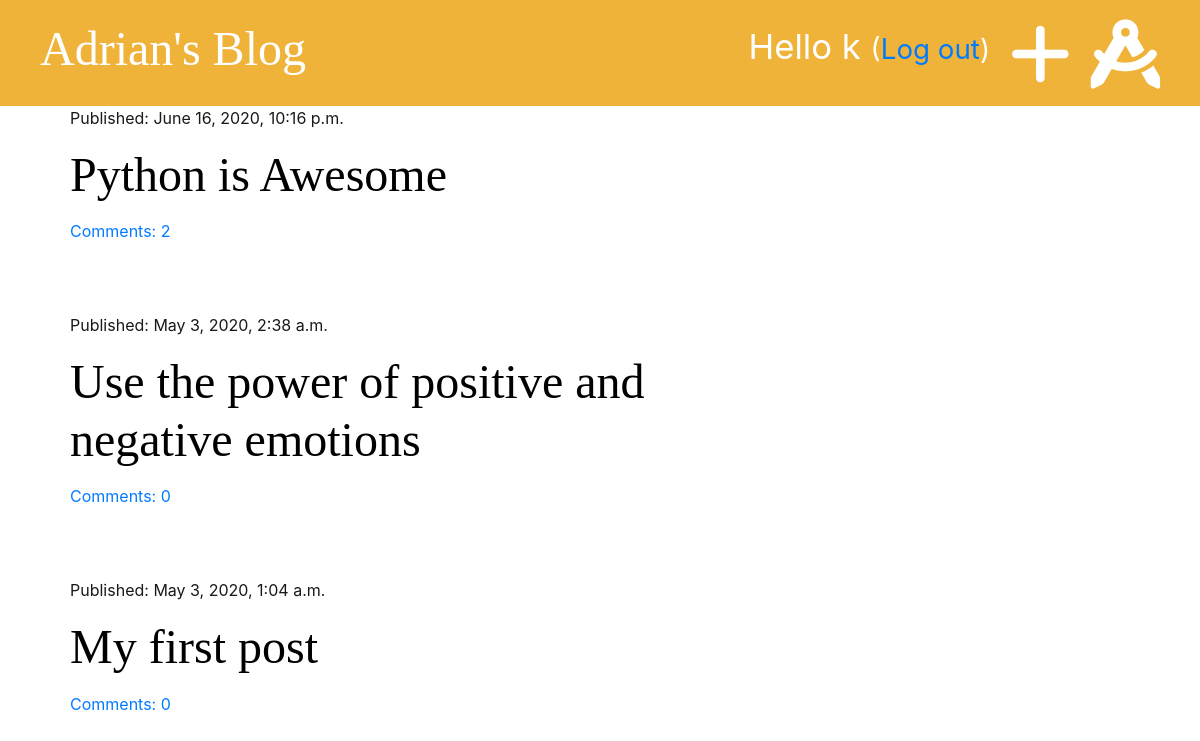
The app's page / (signed in) with its own data.
### blog/models.py (models this page shows, shortened)
class Post(models.Model):
    author = models.ForeignKey('auth.User', on_delete=models.CASCADE)
    title = models.CharField(max_length=200)
    text = models.TextField()
    create_date = models.DateTimeField(default=timezone.now)
    published_date = models.DateTimeField(blank=True, null=True)
    def approved_comments(self):
        return self.comments.filter(approved=True)

### blog/views.py (the view)
# urls.py: path('', views.post_list, name='post_list'),
def post_list(request):
    posts = Post.objects.filter(published_date__lte=timezone.now()).order_by('-published_date')
    stuff_for_frontend = {'posts': posts}
    return render(request, 'blog/post_list.html', stuff_for_frontend)

### blog/templatetags/markdownify.py (called while the page is built)
@register.filter
def markdown(value):
    renderer = HighlightRenderer()
    markdown = mistune.Markdown(renderer=renderer)
    return markdown(value)

### blog/templates/blog/post_list.html (shortened to what this page needs)
{% extends 'blog/base.html' %}
{% load markdownify %}
{% block content %}
    {% for post in posts %}
        <div class="post">
            <div class="date">
                <p>Published: {{ post.published_date }}</p>
            </div>
            <h1><a href="{% url 'post_detail' pk=post.pk %}">{{ post.title }}</a></h1>
            <a href="{% url 'post_detail' pk=post.pk %}">Comments: {{ post.approved_comments.count }}</a>
        </div>
    {% endfor %}
{% endblock %}

### blog/templates/blog/base.html (shortened to what this page needs)
{% load static %}
<!DOCTYPE html>
<html lang="en">
<head>
    <link rel="stylesheet" href="https://stackpath.bootstrapcdn.com/bootstrap/4.4.1/css/bootstrap.min.css">
    <link rel="stylesheet" href="{% static 'css/blog.css' %}">
    <link rel="stylesheet" href="{% static 'css/zenburn.css' %}">
    <link href="/your-path-to-fontawesome/css/all.css" rel="stylesheet">
</head>
<body>
<div class="page-header">
    {% if user.is_authenticated %}
    <a href="{% url 'post_draft_list' %}" class="top-menu"><i class="fas fa-drafting-compass fa-2x" style="color:white;"></i></a>
    <a href="{% url 'post_new' %}" class="top-menu"><i class="fas fa-plus fa-2x" style="color:white;"></i></a>
    <p class="top-menu">Hello {{ user.username }} <small>(<a href="{% url 'logout' %}">Log out</a>)</small></p>
    {% else %}
        <a href="{% url 'login' %}" class="top-menu"><i class="fas fa-sign-in-alt fa-2x" style="color:white;"></i></a>
    {% endif %}
    <h1><a href="{% url "post_list" %}">Adrian's Blog</a></h1>
</div>
<div class="content container">
    <div class=""row>
        <div class="col-md-8">
            {% block content %}
            {% endblock %}
        </div>
    </div>
</div>
</body>
</html>

### blog/static/css/blog.css (style rules this page uses)
.page-header { background-color: #f0b33a; margin-top: 0; padding: 20px 20px 20px 40px; }
.page-header h1, .page-header h1 a { color: #ffffff; font-size: 36pt; text-decoration: none; }
.content { margin-left: 40px; }
h1, h2, h3, h4 { font-family: 'Tangerine', 'Inconsolata', 'Droid Sans', serif; font-size: 48px; }
.date { color: #1a1919; }
.post { margin-bottom: 70px; }
.post h1 a { color: #000000; }
.top-menu { color: #ffffff; float: right; font-size: 26pt; margin-right: 20px; }

### records on screen
Post: published_date "June 16, 2020, 10:16 p.m.", title "Python is Awesome", approved_comments.count "2"
Post: published_date "May 3, 2020, 2:38 a.m.", title "Use the power of positive and negative emotions", approved_comments.count "0"
Post: published_date "May 3, 2020, 1:04 a.m.", title "My first post", approved_comments.count "0"

### other values on screen
{{ user.username }} "k"
